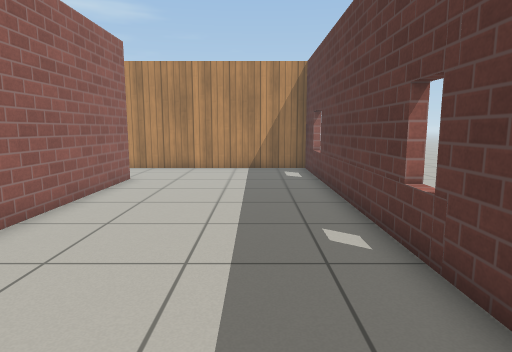
View 1 (above)

19 first-person views from a walk through a Gazebo world. The camera is 0.94 m above the floor, tilts 8° down and sees 75° across. The lines on the ground mark 1 m squares. The floor is counted in squares, 0.5 m on a side. Each view is taken from the middle of a square. On the plan, view 1 faces up. The plan holds only what a view shows up to about 17 squares ahead; the rest is blank. Simple patterns stand in for the simulator's built-in surfaces.

View 2
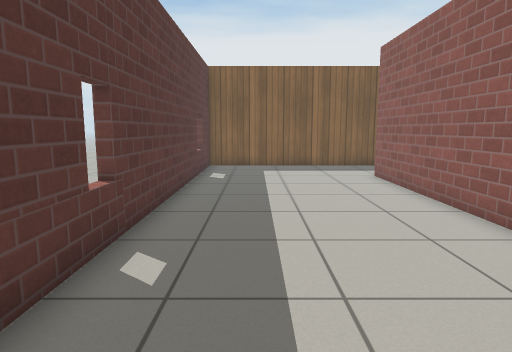

View 3
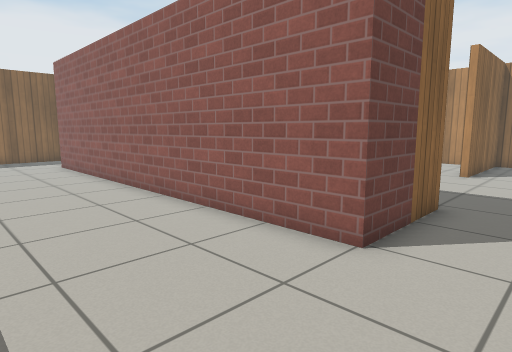

View 4
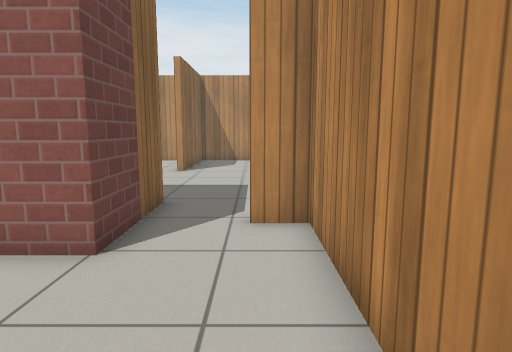

View 5
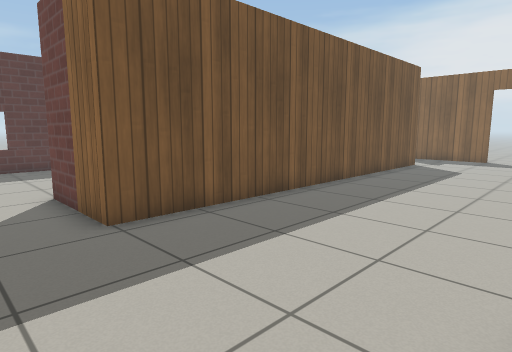

View 6
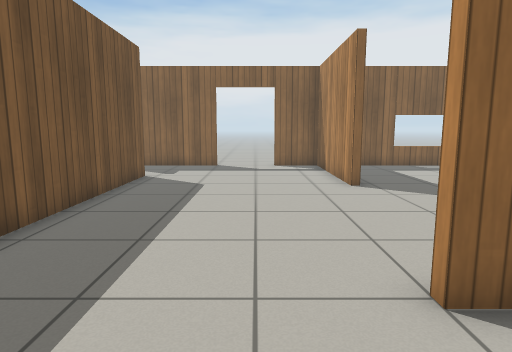

View 7
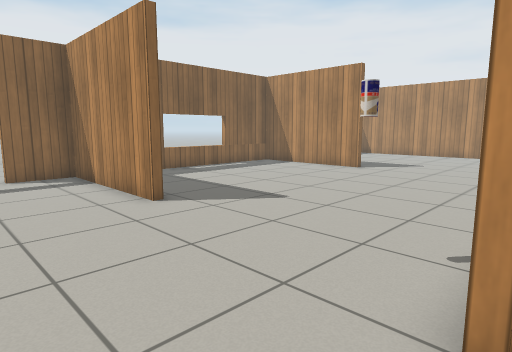

View 8
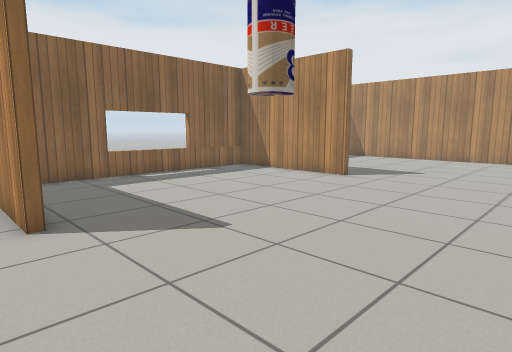

View 9
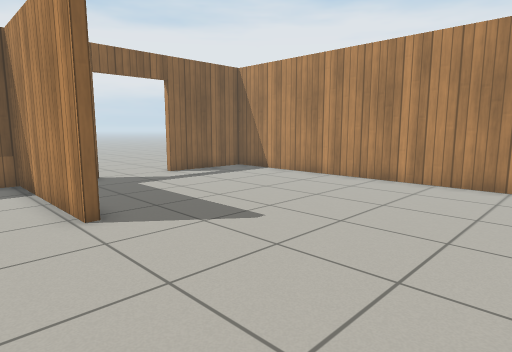

View 10
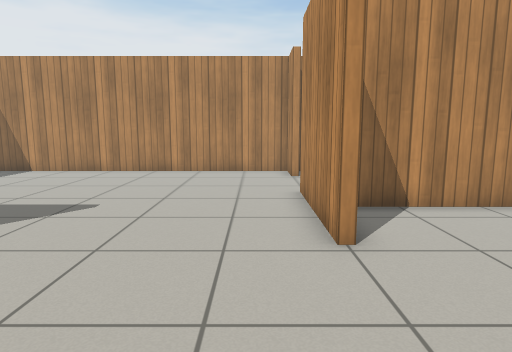

View 11
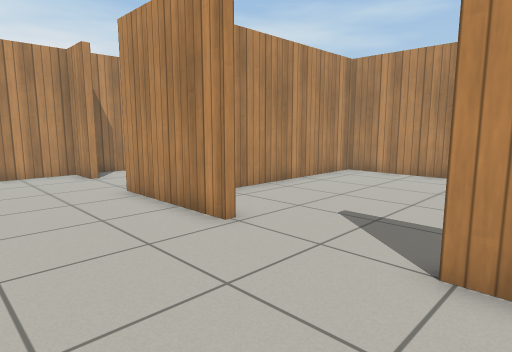

View 12
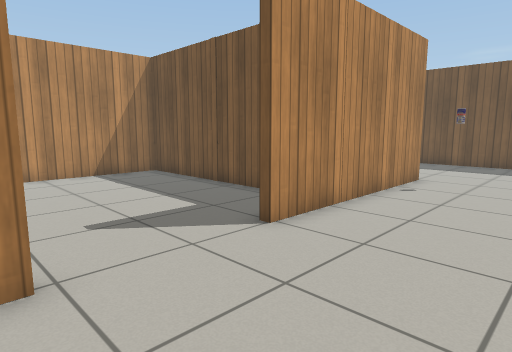

View 13
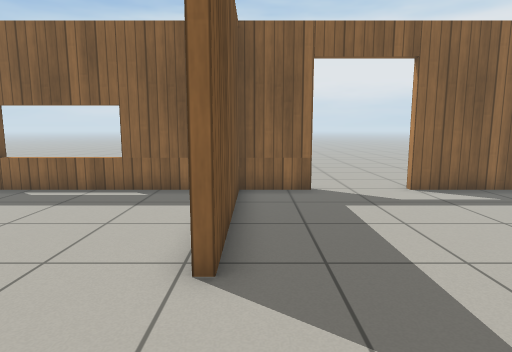

View 14
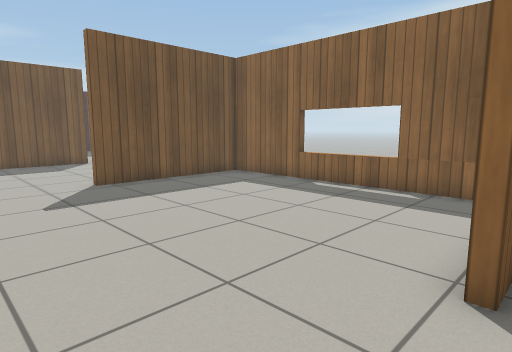

View 15
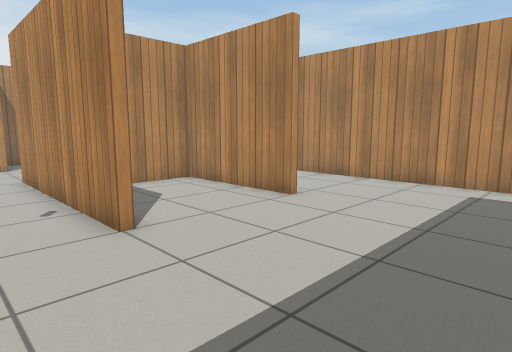

View 16
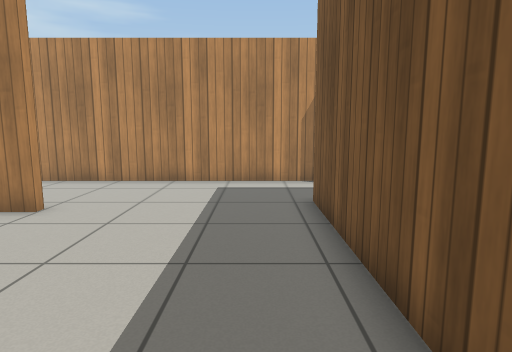

View 17
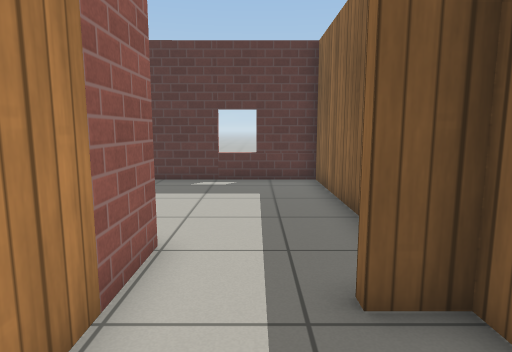

View 18
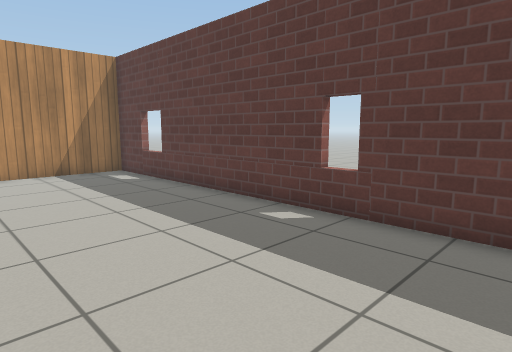

View 19
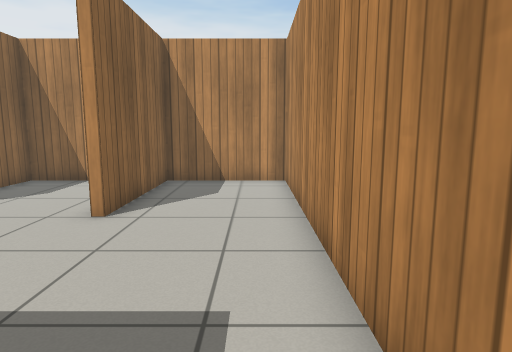

### Floor plan
Points are (right, up) in squares from view 1. A wall is a line through its corners. A room is listed if a view was taken in it or the views show most of it. See-through windows are left out.
Room 1 (views 1, 2, 3, 4, 18)
walls: (-6.5, 12.6) (-4.8, 12.6) (-4.8, -3.4); (-4.6, -7.2) (2.4, -7.2) (2.4, 16.1) (-6.5, 16.1) (-6.5, 14.9)
ways out: opening at (-6, 13.5) to room 2; opening at (-4, -5) to room 2
Room 2 (views 5, 6, 7, 8, 9, 10, 11, 12, 13, 14, 15, 16, 17, 19)
walls: (-16.2, -1) (-16.2, -7.2) (-14, -7.2); (-15.8, 6.7) (-14.9, 6.7); (-14.9, 6.4) (-23.3, 6.4); (-27.2, -1) (-27.2, -7.2) (-16.5, -7.2) (-16.5, -1); (-27.2, 6.8) (-27.2, 6.4) (-32, 6.4); (-15, 11.4) (-20.2, 11.4) (-20.2, 6.7) (-18.6, 6.7); (-8.5, -3.5) (-8.5, 12.6) (-6.5, 12.6); (-11, -7.2) (-6.8, -7.2) (-6.8, -6.1) (-6.4, -6.1); (-29.8, -7.2) (-27.5, -7.2) (-27.5, -1); (-35.3, 6.4) (-37, 6.4) (-37, -6.6); (-4.8, -3.4) (-8.1, -3.4); (-6.3, -7.2) (-4.6, -7.2); (-7.9, 16.1) (-20.2, 16.1) (-20.2, 11.7) (-15, 11.7); (-36.4, -7.2) (-32.8, -7.2)
ways out: opening at (-6, 13.5) to room 1; opening at (-4, -5) to room 1; opening at (-25.5, 7) to room 3; opening at (-33.5, 7); open door at (-31, -7); open door at (-12.5, -7)
objects: drink can (-16, 5)
Room 3 (no view inside)
walls: (-20.5, 9.2) (-20.5, 16.1) (-29.9, 16.1) (-29.9, 7)
ways out: opening at (-25.5, 7) to room 2

Positions as (right, up) in squares from view 1, and headings:
1: (0, 0), facing up
2: (0, 10), facing down
3: (0, 15), facing down-left
4: (0, 15), facing left
5: (-15, 15), facing down-right
6: (-13, 10), facing down
7: (-12, 7), facing down-left
8: (-15, 6), facing down-left
9: (-25, 6), facing down-left
10: (-22, 5), facing left
11: (-22, 2), facing up-left
12: (-28, 2), facing up-right
13: (-28, 3), facing down
14: (-28, 3), facing down-right
15: (-9, 4), facing up-left
16: (-10, 4), facing up
17: (-10, -5), facing right
18: (-4, 1), facing up-right
19: (-8, 15), facing left
